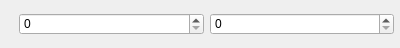
<?xml version="1.0" encoding="UTF-8"?>
<ui version="4.0">
 <class>ByteDataRappresentation</class>
 <widget class="QWidget" name="ByteDataRappresentation">
  <property name="enabled">
   <bool>true</bool>
  </property>
  <property name="geometry">
   <rect>
    <x>0</x>
    <y>0</y>
    <width>400</width>
    <height>48</height>
   </rect>
  </property>
  <property name="sizePolicy">
   <sizepolicy hsizetype="MinimumExpanding" vsizetype="Minimum">
    <horstretch>0</horstretch>
    <verstretch>0</verstretch>
   </sizepolicy>
  </property>
  <property name="windowTitle">
   <string>Form</string>
  </property>
  <property name="styleSheet">
   <string notr="true">QSpinBox::disabled{background:white;color:black}
QCheckBox::indicator:unchecked:disabled{

}
QCheckBox::indicator:checked:disabled{
     image: url(url(:/new/prefix1/pixel_green.svg));
}
</string>
  </property>
  <layout class="QHBoxLayout" name="horizontalLayout_2">
   <property name="spacing">
    <number>6</number>
   </property>
   <property name="leftMargin">
    <number>6</number>
   </property>
   <property name="topMargin">
    <number>0</number>
   </property>
   <property name="rightMargin">
    <number>6</number>
   </property>
   <property name="bottomMargin">
    <number>0</number>
   </property>
   <item>
    <widget class="QLabel" name="label">
     <property name="sizePolicy">
      <sizepolicy hsizetype="Minimum" vsizetype="Minimum">
       <horstretch>0</horstretch>
       <verstretch>0</verstretch>
      </sizepolicy>
     </property>
     <property name="font">
      <font>
       <weight>75</weight>
       <bold>true</bold>
       <underline>true</underline>
      </font>
     </property>
     <property name="frameShape">
      <enum>QFrame::NoFrame</enum>
     </property>
     <property name="text">
      <string/>
     </property>
     <property name="margin">
      <number>0</number>
     </property>
    </widget>
   </item>
   <item>
    <widget class="QSpinBox" name="spinBox">
     <property name="sizePolicy">
      <sizepolicy hsizetype="Minimum" vsizetype="Fixed">
       <horstretch>1</horstretch>
       <verstretch>0</verstretch>
      </sizepolicy>
     </property>
     <property name="maximum">
      <number>255</number>
     </property>
    </widget>
   </item>
   <item>
    <widget class="QSpinBox" name="spinBox_2">
     <property name="enabled">
      <bool>true</bool>
     </property>
     <property name="sizePolicy">
      <sizepolicy hsizetype="Minimum" vsizetype="Fixed">
       <horstretch>1</horstretch>
       <verstretch>0</verstretch>
      </sizepolicy>
     </property>
     <property name="maximum">
      <number>255</number>
     </property>
     <property name="displayIntegerBase">
      <number>16</number>
     </property>
    </widget>
   </item>
  </layout>
 </widget>
 <resources/>
 <connections>
  <connection>
   <sender>spinBox</sender>
   <signal>valueChanged(int)</signal>
   <receiver>spinBox_2</receiver>
   <slot>setValue(int)</slot>
   <hints>
    <hint type="sourcelabel">
     <x>102</x>
     <y>149</y>
    </hint>
    <hint type="destinationlabel">
     <x>296</x>
     <y>149</y>
    </hint>
   </hints>
  </connection>
  <connection>
   <sender>spinBox_2</sender>
   <signal>valueChanged(int)</signal>
   <receiver>spinBox</receiver>
   <slot>setValue(int)</slot>
   <hints>
    <hint type="sourcelabel">
     <x>296</x>
     <y>149</y>
    </hint>
    <hint type="destinationlabel">
     <x>102</x>
     <y>149</y>
    </hint>
   </hints>
  </connection>
 </connections>
</ui>
